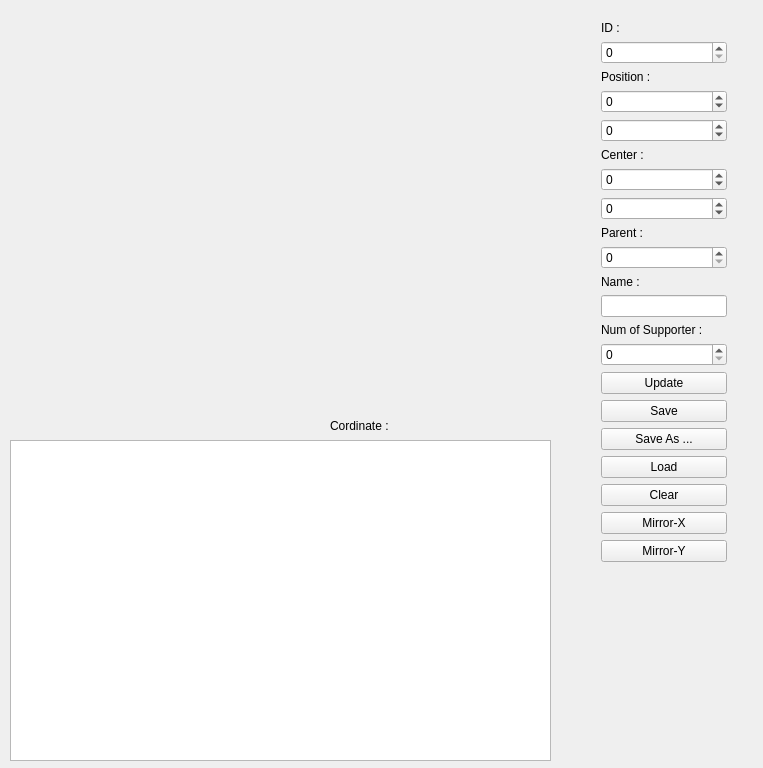
<?xml version="1.0" encoding="UTF-8"?>
<ui version="4.0">
 <class>MainWindow</class>
 <widget class="QMainWindow" name="MainWindow">
  <property name="geometry">
   <rect>
    <x>0</x>
    <y>0</y>
    <width>763</width>
    <height>768</height>
   </rect>
  </property>
  <property name="windowTitle">
   <string>HighLevel Behavior Grid Master! :p</string>
  </property>
  <widget class="QWidget" name="centralWidget">
   <widget class="QTreeView" name="treeView">
    <property name="geometry">
     <rect>
      <x>10</x>
      <y>440</y>
      <width>541</width>
      <height>321</height>
     </rect>
    </property>
   </widget>
   <widget class="QWidget" name="layoutWidget">
    <property name="geometry">
     <rect>
      <x>590</x>
      <y>10</y>
      <width>148</width>
      <height>739</height>
     </rect>
    </property>
    <layout class="QVBoxLayout" name="verticalLayout">
     <item>
      <widget class="QLabel" name="label">
       <property name="text">
        <string>ID :</string>
       </property>
      </widget>
     </item>
     <item>
      <widget class="QSpinBox" name="b_id">
       <property name="maximum">
        <number>999</number>
       </property>
      </widget>
     </item>
     <item>
      <widget class="QLabel" name="label_2">
       <property name="text">
        <string>Position :</string>
       </property>
      </widget>
     </item>
     <item>
      <widget class="QSpinBox" name="b_x">
       <property name="minimum">
        <number>-550</number>
       </property>
       <property name="maximum">
        <number>550</number>
       </property>
      </widget>
     </item>
     <item>
      <widget class="QSpinBox" name="b_y">
       <property name="minimum">
        <number>-400</number>
       </property>
       <property name="maximum">
        <number>400</number>
       </property>
      </widget>
     </item>
     <item>
      <widget class="QLabel" name="label_3">
       <property name="text">
        <string>Center :</string>
       </property>
      </widget>
     </item>
     <item>
      <widget class="QSpinBox" name="b_cx">
       <property name="minimum">
        <number>-550</number>
       </property>
       <property name="maximum">
        <number>550</number>
       </property>
      </widget>
     </item>
     <item>
      <widget class="QSpinBox" name="b_cy">
       <property name="minimum">
        <number>-400</number>
       </property>
       <property name="maximum">
        <number>400</number>
       </property>
      </widget>
     </item>
     <item>
      <widget class="QLabel" name="label_4">
       <property name="text">
        <string>Parent :</string>
       </property>
      </widget>
     </item>
     <item>
      <widget class="QSpinBox" name="b_par">
       <property name="maximum">
        <number>999</number>
       </property>
      </widget>
     </item>
     <item>
      <widget class="QLabel" name="label_6">
       <property name="text">
        <string>Name :</string>
       </property>
      </widget>
     </item>
     <item>
      <widget class="QLineEdit" name="b_name"/>
     </item>
     <item>
      <widget class="QLabel" name="label_7">
       <property name="text">
        <string>Num of Supporter :</string>
       </property>
      </widget>
     </item>
     <item>
      <widget class="QSpinBox" name="NumOfSup"/>
     </item>
     <item>
      <widget class="QPushButton" name="update">
       <property name="text">
        <string>Update</string>
       </property>
      </widget>
     </item>
     <item>
      <widget class="QPushButton" name="simpleSave">
       <property name="text">
        <string>Save</string>
       </property>
      </widget>
     </item>
     <item>
      <widget class="QPushButton" name="save">
       <property name="text">
        <string>Save As ...</string>
       </property>
      </widget>
     </item>
     <item>
      <widget class="QPushButton" name="load">
       <property name="text">
        <string>Load</string>
       </property>
      </widget>
     </item>
     <item>
      <widget class="QPushButton" name="clear">
       <property name="text">
        <string>Clear</string>
       </property>
      </widget>
     </item>
     <item>
      <widget class="QPushButton" name="mirrorX">
       <property name="text">
        <string>Mirror-X</string>
       </property>
      </widget>
     </item>
     <item>
      <widget class="QPushButton" name="mirrorY">
       <property name="text">
        <string>Mirror-Y</string>
       </property>
      </widget>
     </item>
     <item>
      <spacer name="verticalSpacer">
       <property name="orientation">
        <enum>Qt::Vertical</enum>
       </property>
       <property name="sizeHint" stdset="0">
        <size>
         <width>20</width>
         <height>40</height>
        </size>
       </property>
      </spacer>
     </item>
    </layout>
   </widget>
   <widget class="QLabel" name="label_5">
    <property name="geometry">
     <rect>
      <x>445</x>
      <y>410</y>
      <width>111</width>
      <height>31</height>
     </rect>
    </property>
    <property name="text">
     <string/>
    </property>
   </widget>
   <widget class="QLabel" name="label_8">
    <property name="geometry">
     <rect>
      <x>330</x>
      <y>410</y>
      <width>81</width>
      <height>31</height>
     </rect>
    </property>
    <property name="text">
     <string>Cordinate :</string>
    </property>
   </widget>
  </widget>
 </widget>
 <layoutdefault spacing="6" margin="11"/>
 <resources/>
 <connections/>
</ui>
